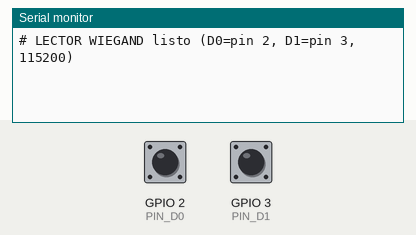
The sketch below on a simulated ESP32. Shown: the last lines printed to the serial monitor. The inputs (shaded band) are chosen by the test bench; at power-on: GPIO 2 (PIN_D0) HIGH, GPIO 3 (PIN_D1) HIGH.

Above: at 1.2 s.
1.3 s: GPIO 2 (PIN_D0) pulled LOW for 0.15 s
At 2.5 s:
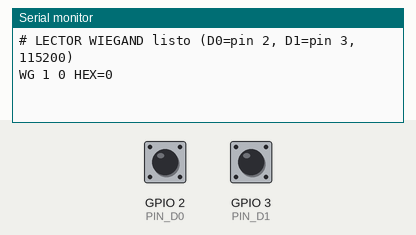
2.9 s: GPIO 3 (PIN_D1) pulled LOW for 0.15 s
At 3.7 s:
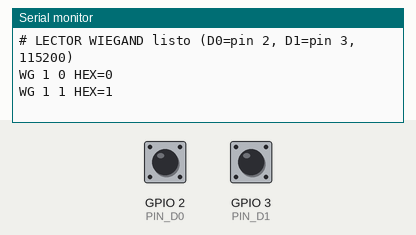

The sketch:

wiegand_lector.ino
```cpp
/*
  Lector Wiegand -> puerto serie, para formatos-wiegand-custom.

  Captura la trama cruda de un lector de tarjetas Wiegand (D0/D1) y la envia
  por USB-serie a 115200 baudios, una linea por lectura:

      WG <nbits> <bits> HEX=<hex>

  La seccion "Lector Arduino" de la app (app.py) lee esas lineas con Web Serial
  y busca el formato cuyo numero coincide con el impreso en la tarjeta.

  Conexion (lector tipico de 12 V):
      Lector rojo  (+V)  -> fuente del lector (12 V o 5 V segun modelo)
      Lector negro (GND) -> GND de la fuente  Y  GND del Arduino (comun!)
      Lector verde (D0)  -> pin 2
      Lector blanco(D1)  -> pin 3
  Uno / Nano / Mega: D0/D1 son de 5 V, se conectan directo.
  ESP32 / placas de 3,3 V: usar divisor resistivo o conversor de nivel en D0/D1.

  Lineas que empiezan con '#' son informativas (la app las ignora).
*/

#if defined(ESP32) || defined(ESP8266)
  #define WG_ISR_ATTR IRAM_ATTR
#else
  #define WG_ISR_ATTR
#endif

// Pines con interrupcion externa (Uno/Nano: 2 y 3).
const uint8_t PIN_D0 = 2;
const uint8_t PIN_D1 = 3;

const uint8_t MAX_BITS = 128;            // tramas de hasta 128 bits
const unsigned long FRAME_GAP_MS = 30;   // silencio que marca el fin de una trama

volatile uint8_t wgBits[MAX_BITS];
volatile uint8_t wgCount = 0;
volatile bool wgOverflow = false;
volatile unsigned long wgLastPulse = 0;

void WG_ISR_ATTR onD0() {
  if (wgCount < MAX_BITS) wgBits[wgCount++] = 0; else wgOverflow = true;
  wgLastPulse = millis();
}

void WG_ISR_ATTR onD1() {
  if (wgCount < MAX_BITS) wgBits[wgCount++] = 1; else wgOverflow = true;
  wgLastPulse = millis();
}

void setup() {
  Serial.begin(115200);
  pinMode(PIN_D0, INPUT_PULLUP);
  pinMode(PIN_D1, INPUT_PULLUP);
  attachInterrupt(digitalPinToInterrupt(PIN_D0), onD0, FALLING);
  attachInterrupt(digitalPinToInterrupt(PIN_D1), onD1, FALLING);
  Serial.println(F("# LECTOR WIEGAND listo (D0=pin 2, D1=pin 3, 115200)"));
}

// Imprime los bits como hexadecimal, MSB primero (rellena con ceros a la izquierda).
void printHex(const uint8_t *b, uint8_t n) {
  uint8_t pad = (4 - (n % 4)) % 4;
  uint8_t nib = 0, k = 0;
  for (uint8_t i = 0; i < pad + n; i++) {
    uint8_t bit = (i < pad) ? 0 : b[i - pad];
    nib = (nib << 1) | bit;
    if (++k == 4) {
      Serial.print(nib, HEX);
      nib = 0; k = 0;
    }
  }
}

// Ayuda rapida: si son 26 bits, muestra la lectura como Wiegand26 estandar.
void printW26(const uint8_t *b) {
  unsigned long site = 0, card = 0;
  uint8_t evenOnes = 0, oddOnes = 0;
  for (uint8_t i = 1; i <= 8; i++) site = (site << 1) | b[i];
  for (uint8_t i = 9; i <= 24; i++) card = (card << 1) | b[i];
  for (uint8_t i = 1; i <= 12; i++) evenOnes += b[i];
  for (uint8_t i = 13; i <= 24; i++) oddOnes += b[i];
  bool ok = ((evenOnes + b[0]) % 2 == 0) && ((oddOnes + b[25]) % 2 == 1);
  Serial.print(F("# como W26: site="));
  Serial.print(site);
  Serial.print(F(" card="));
  Serial.print(card);
  Serial.print(F(" paridad="));
  Serial.println(ok ? F("OK") : F("FALLA"));
}

void loop() {
  uint8_t frame[MAX_BITS];
  uint8_t n = 0;
  bool overflow = false;

  noInterrupts();
  if (wgCount > 0 && (millis() - wgLastPulse) > FRAME_GAP_MS) {
    n = wgCount;
    for (uint8_t i = 0; i < n; i++) frame[i] = wgBits[i];
    overflow = wgOverflow;
    wgCount = 0;
    wgOverflow = false;
  }
  interrupts();

  if (n == 0) return;

  Serial.print(F("WG "));
  Serial.print(n);
  Serial.print(' ');
  for (uint8_t i = 0; i < n; i++) Serial.print(frame[i] ? '1' : '0');
  Serial.print(F(" HEX="));
  printHex(frame, n);
  Serial.println();
  if (overflow) Serial.println(F("# AVISO: trama de mas de 128 bits, se trunco"));
  if (n == 26) printW26(frame);
}
```

Measured:
- after the input at 1.3 s, the serial monitor: prints a new line at once (image 1)
- after the input at 2.9 s, the serial monitor: prints a new line at once (image 2)
